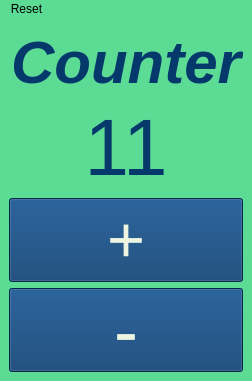
<?xml version="1.0" encoding="UTF-8"?>
<ui version="4.0">
 <class>MainWindow</class>
 <widget class="QMainWindow" name="MainWindow">
  <property name="geometry">
   <rect>
    <x>0</x>
    <y>0</y>
    <width>219</width>
    <height>330</height>
   </rect>
  </property>
  <property name="windowTitle">
   <string>MainWindow</string>
  </property>
  <property name="styleSheet">
   <string notr="true">background-color: #5cdb95;</string>
  </property>
  <property name="documentMode">
   <bool>false</bool>
  </property>
  <widget class="QWidget" name="centralwidget">
   <layout class="QVBoxLayout" name="verticalLayout">
    <item>
     <widget class="QLabel" name="Counterlabel">
      <property name="font">
       <font>
        <family>Tahoma</family>
        <pointsize>45</pointsize>
        <weight>75</weight>
        <italic>true</italic>
        <bold>true</bold>
       </font>
      </property>
      <property name="styleSheet">
       <string notr="true">color: #05386B;</string>
      </property>
      <property name="text">
       <string>Counter</string>
      </property>
      <property name="alignment">
       <set>Qt::AlignCenter</set>
      </property>
     </widget>
    </item>
    <item>
     <widget class="QLabel" name="label">
      <property name="font">
       <font>
        <family>Tahoma</family>
        <pointsize>60</pointsize>
        <weight>50</weight>
        <italic>false</italic>
        <bold>false</bold>
       </font>
      </property>
      <property name="styleSheet">
       <string notr="true">color: #05386B;</string>
      </property>
      <property name="text">
       <string>11</string>
      </property>
      <property name="alignment">
       <set>Qt::AlignCenter</set>
      </property>
     </widget>
    </item>
    <item>
     <widget class="QPushButton" name="pushButton_2">
      <property name="font">
       <font>
        <family>Times New Roman</family>
        <pointsize>51</pointsize>
        <weight>75</weight>
        <bold>true</bold>
       </font>
      </property>
      <property name="cursor">
       <cursorShape>PointingHandCursor</cursorShape>
      </property>
      <property name="autoFillBackground">
       <bool>false</bool>
      </property>
      <property name="styleSheet">
       <string notr="true">background-color: #05386B;
color: #edf5e1;</string>
      </property>
      <property name="text">
       <string>+</string>
      </property>
      <property name="checkable">
       <bool>false</bool>
      </property>
      <property name="autoDefault">
       <bool>false</bool>
      </property>
     </widget>
    </item>
    <item>
     <widget class="QPushButton" name="pushButton_3">
      <property name="font">
       <font>
        <family>Times New Roman</family>
        <pointsize>51</pointsize>
        <weight>75</weight>
        <bold>true</bold>
        <kerning>true</kerning>
       </font>
      </property>
      <property name="cursor">
       <cursorShape>PointingHandCursor</cursorShape>
      </property>
      <property name="autoFillBackground">
       <bool>false</bool>
      </property>
      <property name="styleSheet">
       <string notr="true">background-color: #05386B;
color: #edf5e1;</string>
      </property>
      <property name="text">
       <string>-</string>
      </property>
      <property name="checkable">
       <bool>false</bool>
      </property>
      <property name="autoDefault">
       <bool>false</bool>
      </property>
     </widget>
    </item>
   </layout>
  </widget>
  <widget class="QMenuBar" name="menuBar">
   <property name="geometry">
    <rect>
     <x>0</x>
     <y>0</y>
     <width>219</width>
     <height>24</height>
    </rect>
   </property>
   <widget class="QMenu" name="menuReset">
    <property name="title">
     <string>Reset</string>
    </property>
    <addaction name="actionReset"/>
    <addaction name="actionCancel"/>
   </widget>
   <addaction name="menuReset"/>
  </widget>
  <action name="actionReset">
   <property name="text">
    <string>Reset</string>
   </property>
   <property name="toolTip">
    <string>Set to 0</string>
   </property>
   <property name="shortcut">
    <string>Meta+Backspace</string>
   </property>
  </action>
  <action name="actionCancel">
   <property name="text">
    <string>Cancel</string>
   </property>
  </action>
 </widget>
 <tabstops>
  <tabstop>pushButton_2</tabstop>
  <tabstop>pushButton_3</tabstop>
 </tabstops>
 <resources/>
 <connections/>
</ui>
